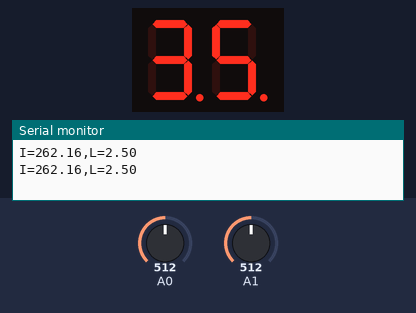
Recording of a sketch running on a simulated Arduino Uno, built with avr-gcc and run on an emulated ATmega328P. Shown: 2-digit seven-segment display, the last lines printed to the serial monitor. Wiring (inferred from the names in the program): 2-digit 7-segment display, segments lit when LOW: segments pin 2, pin 3, pin 7, pin 6, pin 8, pin 5, pin 4, pin 9; digit selects pin 10, pin 11. The inputs (shaded band) are chosen by the test bench; at power-on: A1 = 512, A0 = 512. The segment pins are drawn as the display they are named for.

Above: at 1.8 s.
1.9 s: A1 set to 716
At 2.6 s:
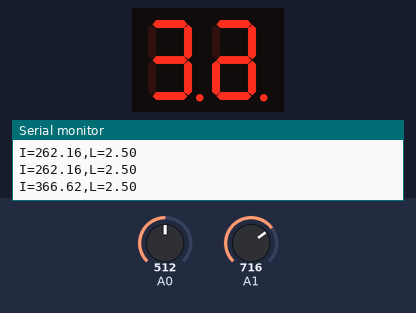
3.5 s: A1 set to 900
At 4.8 s:
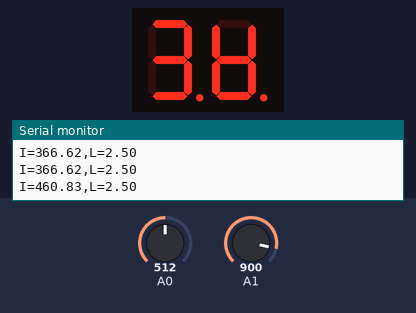
5.6 s: A1 set to 1023
At 7.1 s:
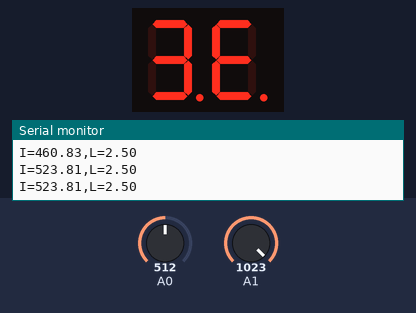
7.6 s: A1 set to 511
At 9.3 s:
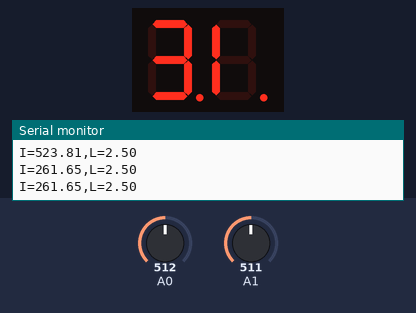
9.6 s: A1 set to 0
At 11.3 s:
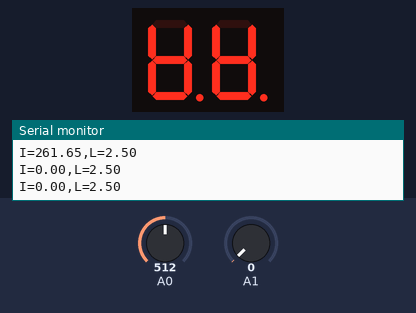
11.6 s: A1 set to 306
At 30.7 s:
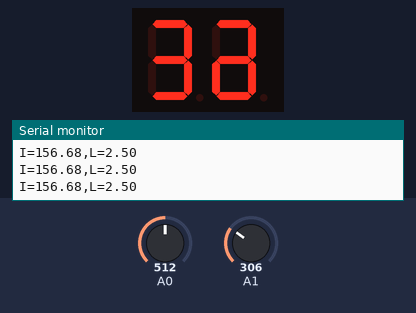
Timing chart, 0 to 31.8 s (numbered marks = the images above; inputs shaded):
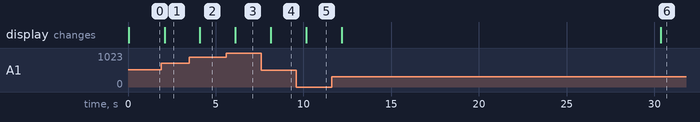

The sketch:

temp_control_7segment.ino
```cpp
#include "segment.h"

SevenSegment ss;
void setup() {
  pinMode(A0, INPUT);
  pinMode(A1,INPUT);
  Serial.begin(9600);
  /*char newMap[8] = {4,5,8,6,7,3,2,9};
  ss.remap(newMap);*/
}

void loop() {
  int i=0;
  int dec = 1;
  int dig = 0;
  int valI,valM,valH;
  float scaledValI,scaledValM,scaledValH;
  while (1){
    i++;
    ss.digit(i,dig);
    valM = analogRead(A0);
    valI = analogRead(A1);
    scaledValM = valM*5.0/1024;
    scaledValI = valI/1.953;
    Serial.print("I=");
    Serial.print(scaledValI);
    Serial.print(",L=");
    Serial.print(scaledValM);
    Serial.println();
    ss.number(scaledValI,1000);

    if (i==30){
      i=-15;
      dec = !dec;
    }
    ss.decimal(dec);
  }
}
```

segment.cpp
```cpp
#include "segment.h"


SevenSegment::SevenSegment(){
  pinMode(ANODE1, OUTPUT);
  pinMode(ANODE2, OUTPUT);
  pinMode(A, OUTPUT);
  pinMode(B, OUTPUT);
  pinMode(C, OUTPUT);
  pinMode(D, OUTPUT);
  pinMode(E, OUTPUT);
  pinMode(F, OUTPUT);
  pinMode(G, OUTPUT);
  pinMode(H, OUTPUT);
}

SevenSegment::SevenSegment(char * v){
   SevenSegment();
   remap(v);
}

void SevenSegment::remap(const char * v){
  A = *v;
  B = *(v+1);
  C = *(v+2);
  D = *(v+3);
  E = *(v+4);
  F = *(v+5);
  G = *(v+6);
  H = *(v+7);
}

void SevenSegment::number(int n,int t){
  int i;
  int a,b;
  if (n < 0){
    a=-1;
    b=-n;
  } else{
    a=n/10;
    b=n%10;
  }
  for (i=0;i<t/5;i++){
     if (i%2){
       digit(a,1);
     }
     else{
       digit(b,0);
     }
     delay(5);
  }
}

void SevenSegment::decimal(char isOn){
  if (isOn){
    digitalWrite(H, LOW);
  }
  else{
    digitalWrite(H, HIGH);
  }
}

void SevenSegment::digit(int n, int number){

  if (number){
    digitalWrite(ANODE2, HIGH);
    digitalWrite(ANODE1, LOW);
  }
  else{
    digitalWrite(ANODE1, HIGH);
    digitalWrite(ANODE2, LOW);
  }
  switch (n){
  case 1:
    digitalWrite(A, HIGH);
    digitalWrite(B, LOW);
    digitalWrite(C, LOW);
    digitalWrite(D, HIGH);
    digitalWrite(E, HIGH);
    digitalWrite(F, HIGH);
    digitalWrite(G, HIGH);
    break;

  case 2:
    digitalWrite(A, LOW);
    digitalWrite(B, LOW);
    digitalWrite(C, HIGH);
    digitalWrite(D, LOW);
    digitalWrite(E, LOW);
    digitalWrite(F, HIGH);
    digitalWrite(G, LOW);
    break;

  case 3:
    digitalWrite(A, LOW);
    digitalWrite(B, LOW);
    digitalWrite(C, LOW);
    digitalWrite(D, LOW);
    digitalWrite(E, HIGH);
    digitalWrite(F, HIGH);
    digitalWrite(G, LOW);
    break;

  case 4:
    digitalWrite(A, HIGH);
    digitalWrite(B, LOW);
    digitalWrite(C, LOW);
    digitalWrite(D, HIGH);
    digitalWrite(E, HIGH);
    digitalWrite(F, LOW);
    digitalWrite(G, LOW);
    break;

  case 5:
    digitalWrite(A, LOW);
    digitalWrite(B, HIGH);
    digitalWrite(C, LOW);
    digitalWrite(D, LOW);
    digitalWrite(E, HIGH);
    digitalWrite(F, LOW);
    digitalWrite(G, LOW);
    break;

  case 6:
    digitalWrite(A, LOW);
    digitalWrite(B, HIGH);
    digitalWrite(C, LOW);
    digitalWrite(D, LOW);
    digitalWrite(E, LOW);
    digitalWrite(F, LOW);
    digitalWrite(G, LOW);
    break;

  case 7:
    digitalWrite(A, LOW);
    digitalWrite(B, LOW);
    digitalWrite(C, LOW);
    digitalWrite(D, HIGH);
    digitalWrite(E, HIGH);
    digitalWrite(F, HIGH);
    digitalWrite(G, HIGH);
    break;

  case 8:
    digitalWrite(A, LOW);
    digitalWrite(B, LOW);
    digitalWrite(C, LOW);
    digitalWrite(D, LOW);
    digitalWrite(E, LOW);
    digitalWrite(F, LOW);
    digitalWrite(G, LOW);
    break;

  case 9:
    digitalWrite(A, LOW);
    digitalWrite(B, LOW);
    digitalWrite(C, LOW);
    digitalWrite(D, LOW);
    digitalWrite(E, HIGH);
    digitalWrite(F, LOW);
    digitalWrite(G, LOW);
  break;

  case 0:
    digitalWrite(A, LOW);
    digitalWrite(B, LOW);
    digitalWrite(C, LOW);
    digitalWrite(D, LOW);
    digitalWrite(E, LOW);
    digitalWrite(F, LOW);
    digitalWrite(G, HIGH);
    break;
  default:
    if (n<0 && n>-10){
      digitalWrite(A, HIGH);
      digitalWrite(B, HIGH);
      digitalWrite(C, HIGH);
      digitalWrite(D, HIGH);
      digitalWrite(E, HIGH);
      digitalWrite(F, HIGH);
      digitalWrite(G, LOW);
    }
    else{
      digitalWrite(A, LOW);
      digitalWrite(B, HIGH);
      digitalWrite(C, HIGH);
      digitalWrite(D, LOW);
      digitalWrite(E, LOW);
      digitalWrite(F, LOW);
      digitalWrite(G, LOW);
    }
    break;
  }
}
```

segment.h
```cpp
#ifndef segment_h
#define segment_h

#include "arduino.h"

class SevenSegment{
  private:
  char A = 4;//4
  char B = 5;//5
  char C = 8;//8
  char D = 6;//6
  char E = 7;//7
  char F = 3;//3
  char G = 2;//2
  char H = 9;
  char ANODE1 = 10;
  char ANODE2 = 11;

  public:
  SevenSegment();
  ///invokes remap on init
  SevenSegment(char *);
  ///should contain the values for the A->H segments in order
  ///e.g. {2,3,4,5,6,7,8,9}
  void remap(const char * values);
  void number(int value,int duration);
  void decimal(char isOn);
  void digit(int value, int display_number);
};

#endif
```

Measured:
- after the input at 1.9 s, the display: changes after 0.18 s (image 1)
- after the input at 3.5 s, the display: changes after 0.60 s (image 2)
- after the input at 5.6 s, the display: changes after 0.52 s (image 3)
- after the input at 7.6 s, the display: changes after 0.54 s (image 4)
- after the input at 9.6 s, the display: changes after 0.56 s (image 5)
- after the input at 11.6 s, the display: first changes after 0.58 s (image 6 shows a later state)
